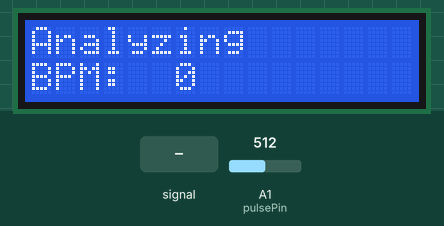
Simulated run of this sketch. Board: Arduino Uno, built with avr-gcc and run on an emulated ATmega328P. On the bench: 16×2 character LCD. Inputs (shaded band) come from the test bench; at power-on: A1 (pulsePin) = 512. What the sketch prints to the serial monitor is not drawn.

Above: at 1.2 s.
1.3 s: A1 (pulsePin) fed a 200 Hz sine of ±81 counts around its level
At 3.3 s:
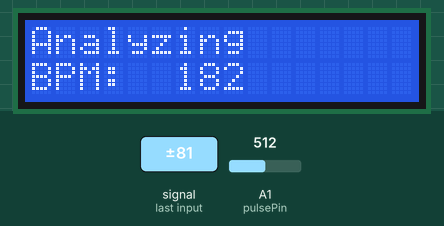
At 6.0 s:
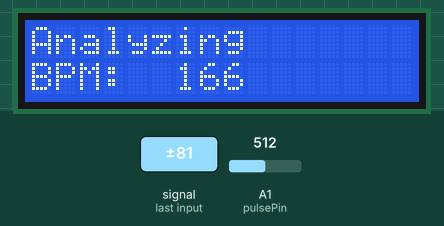
Timing chart, 0 to 7.5 s (numbered marks = the images above; inputs shaded):
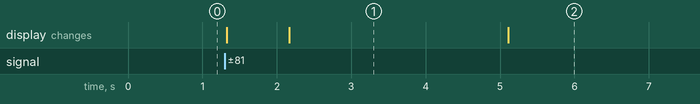

The sketch:

PulseSensorSimple.ino
```cpp
/*
 *  Biodev
 *  Pulse Sensor Monitor
 *  October 2016
 */


#include <LiquidCrystal.h>


// select the pins used on the LCD panel
LiquidCrystal lcd(8, 9, 4, 5, 6, 7);


int pulsePin = 1;

// Volatile Variables, used in the interrupt service routine
volatile int BPM;                   // calculated heart rate, beats per minute
volatile int Signal;                // incoming raw data
volatile int IBI = 600;             // int that holds the time interval between beats
volatile bool Pulse = false;
//volatile int powerPin = A2;


void setup(){

  // initialize the serial communications:
  Serial.begin(9600);

  //pinMode(powerPin, OUTPUT);

  interruptSetup();               // sets up to read Pulse Sensor signal every 2mS

  lcd.begin(16, 2);              // start the library
  lcd.setCursor(0,0);
  lcd.print("Analyzing");

}


void loop(){

  //Try printing out to second line of LCD here
  lcd.clear();
  lcd.setCursor(0,0);
  lcd.print("Analyzing");
  lcd.setCursor(0,1);
  lcd.print("BPM:"); // print a simple message
  lcd.setCursor(6,1);
  lcd.print(BPM);


  Serial.print("BPM: ");
  Serial.print(BPM);
  Serial.print("\n");


  /*
  //Serial.print("Signal: ");
  Serial.print(Signal);                         // serial print serial for testing
  Serial.print("\n");
  Serial.print("\n");
  Serial.print(IBI);                         // serial print serial for testing
  Serial.print("\n");


  delay(2);
  */


  delay(100);


}
```

Interrupt.ino
```cpp
/*
 *  Biodev
 *  Pulse Sensor Monitor
 *  Interrupt
 *  October 2016
 */


volatile int IBI_array[10] = {};                 // array to hold last ten IBI values
volatile unsigned long sampleCounter = 0;        // used to determine pulse timing
volatile unsigned long lastBeatTime = 0;         // used to find IBI
volatile int Peak = 550;                         // used to find peak in pulse wave, seeded
volatile int Trough = 500;                       // used to find trough in pulse wave, seeded
volatile int Thresh = 550;                    // used to check if meeting a threshold, seeded


void interruptSetup(){
  // Initializes Timer2 to throw an interrupt every 2mS.
  TCCR2A = 0x02;                                // DISABLE PWM ON DIGITAL PINS 3 AND 11, AND GO INTO CTC MODE
  TCCR2B = 0x06;                                // DON'T FORCE COMPARE, 256 PRESCALER
  OCR2A = 0X7C;                                 // SET THE TOP OF THE COUNT TO 124 FOR 500Hz SAMPLE RATE
  TIMSK2 = 0x02;                                // ENABLE INTERRUPT ON MATCH BETWEEN TIMER2 AND OCR2A
  sei();                                        // MAKE SURE GLOBAL INTERRUPTS ARE ENABLED

  for(int i=0; i<10; i++){
      IBI_array[i] = 150;
  }

}


// TIMER 2 INTERRUPT SERVICE ROUTINE.
// Timer 2 takes a reading every 2 miliseconds
ISR(TIMER2_COMPA_vect){                         // triggered when Timer2 counts to 124
  cli();                                        // disable interrupts while we do this

  //digitalWrite(powerPin, HIGH);

  sampleCounter += 2;                           // keep track of the time in mS with this variable
  int N = sampleCounter - lastBeatTime;         // monitor the time since the last beat to avoid noise


  Signal = analogRead(pulsePin);                // read the Pulse Sensor


  if(N>250 && Signal < Trough){
    Trough = Signal;
  }

  if(Signal > Thresh && Signal < Peak){
    Peak = Signal;
  }

  if(N>250){

    if((Signal > Thresh) && (N>(3*IBI/5)) && (Pulse == false)){
      Pulse = true;

      IBI = sampleCounter - lastBeatTime;
      lastBeatTime = sampleCounter;

      word IBI_average = 0;                       // clear the runningTotal variable

      for(int i=0; i<=8; i++){                    // shift data in the rate array
        IBI_array[i] = IBI_array[i+1];
        IBI_average += IBI_array[i];
      }

      IBI_array[9] = IBI;
      IBI_average += IBI_array[9];
      IBI_average /= 10;                          // average the last 10 IBI values
      BPM = 60000/IBI_average;                    // BPM is calculated from IBI_average

    }
  }

  if(Signal < Thresh && Pulse == true){

    Pulse = false;
    Thresh = (Peak-Trough)/2;
    Peak = Thresh;
    Trough = Thresh;

  }

  if(N > 2500){

    Thresh = 500;
    Peak = 500;
    Trough = 500;
    lastBeatTime = sampleCounter;

  }


  /*

  if((N > (IBI/5)*3) && Signal < Threshold){    // avoid dichrotic noise by waiting 3/5 of last IBI
    if (Signal < Trough){
      Trough = Signal;                          // keep track of lowest point in pulse wave
    }
  }

  if(Signal > Peak && Signal > Threshold){
    Peak = Signal;
  }


  if ((N > (IBI/5)*3) && (Signal > Threshold)){  // avoid high frequency noise

    PulseFound = true;

    IBI = sampleCounter - lastBeatTime;         // measure time between beats in mS
    lastBeatTime = sampleCounter;               // keep track of time for next pulse

    word IBI_average = 0;                       // clear the runningTotal variable

    for(int i=0; i<=8; i++){                    // shift data in the rate array
      IBI_array[i] = IBI_array[i+1];
      IBI_average += IBI_array[i];
    }

    IBI_array[9] = IBI;
    IBI_average += IBI_array[9];
    IBI_average /= 10;                          // average the last 10 IBI values
    BPM = 60000/IBI_average;                    // BPM is calculated from IBI_average

    Threshold = 3*Peak/5;                       // set threshold to 3/5 of the Peak

    lastBeatTime = sampleCounter;               // set lastBeatTime to current time
  }


  if(N>500){
    lastBeatTime = sampleCounter;
    Peak = 300;
    Trough = 300;
    Threshold = 300;
  }


  //digitalWrite(powerPin, LOW);

  */

  sei();                                        // enable interrupts
}// end isr
```

Measured:
- after the input at 1.3 s, the display: first changes at once (image 1 shows a later state)
- what the display in image 1 shows lasts 2.9 s, from 2.2 s to 5.1 s
